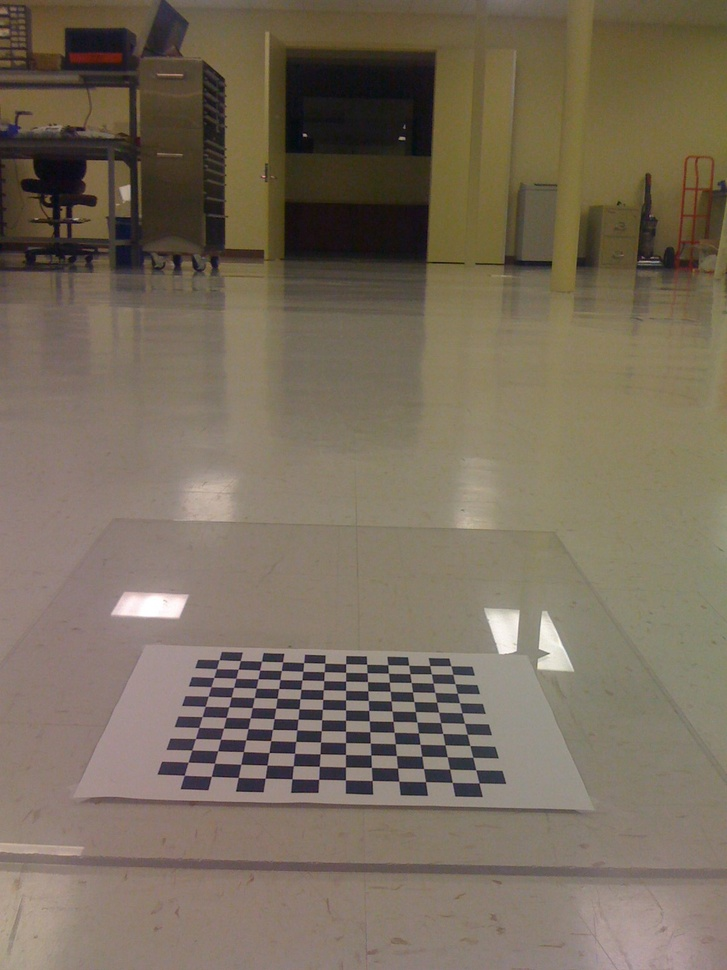
//> input picture Learning-OpenCV-3_examples/datas/birdseye/IMG_0214.jpg, 727 x 970 px, shrunk from 1200 x 1600 before the run
$ ./example_10-03 100 1 1 3 2 ../../datas/birdseye/IMG_0214.jpg   (built with g++ and OpenCV 4)
//> lines starting //> are read from the running program, lines starting //| are printed output that depends on the picture; after the words box and inside, x2 and y2 are one past the last pixel; in counts of white or black regions, pixels touching at a corner belong together
// example_10-03.cpp : Defines the entry point for the console application.
//

#include "stdafx.h"
#include "..\..\_opencv.h"
#include <cstdlib>
#include <iostream>

using namespace std;

int main(int argc, char** argv)
{
	if (argc != 7) {
		cout << "\nExample 10-3. Threshold versus adaptive threshold\n"
			"Usage:\n" << argv[0] << " fixed_threshold invert(0=off|1=on) "
			"adaptive_type(0=mean|1=gaussian) block_size offset image\n"
			"Example:\n" << argv[0] << " 100 1 0 15 10 ../faces.png\n"; return -1;
	}

	// Process command line arguments
	//
	double fixed_threshold = (double)atof(argv[1]);
	int threshold_type = atoi(argv[2]) ? cv::THRESH_BINARY : cv::THRESH_BINARY_INV;
	int adaptive_method = atoi(argv[3]) ? cv::ADAPTIVE_THRESH_MEAN_C
		: cv::ADAPTIVE_THRESH_GAUSSIAN_C;
	int block_size = atoi(argv[4]);
	double offset = (double)atof(argv[5]);
	cv::Mat Igray = cv::imread(argv[6], cv::IMREAD_GRAYSCALE);
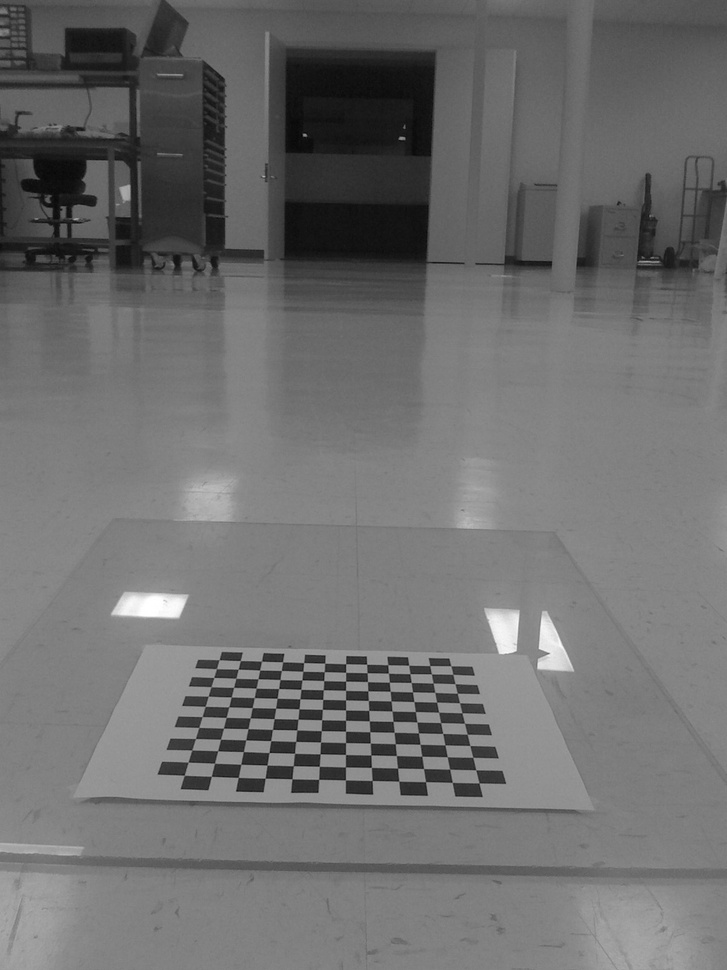
//> Igray: 970 rows x 727 cols, CV_8UC1; min 2, max 255, mean 109.9

	// Read in gray image.
	//
	if (Igray.empty()) { cout << "Can not load " << argv[6] << endl; return -1; }

	// Declare the output images.
	//
	cv::Mat It, Iat;

	// Thresholds.
	//
	cv::threshold(
		Igray,
		It,
		fixed_threshold,
		255,
		threshold_type);
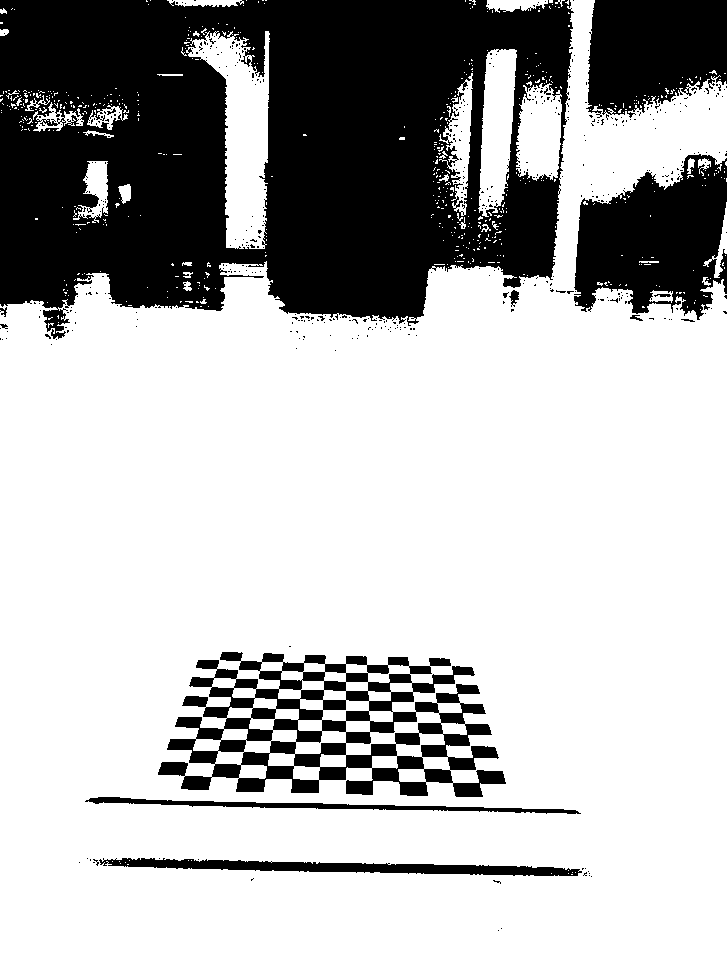
//> It: 970 rows x 727 cols, CV_8UC1; 71.4% white; 469 black regions (455 under 20 px), largest, box (x1, y1, x2, y2) and area: (0, 0, 574, 339) 142092, (158, 652, 506, 797) 21536, (574, 154, 727, 320) 16895
	cv::adaptiveThreshold(
		Igray,
		Iat,
		255,
		adaptive_method,
		threshold_type,
		block_size,
		offset
	);
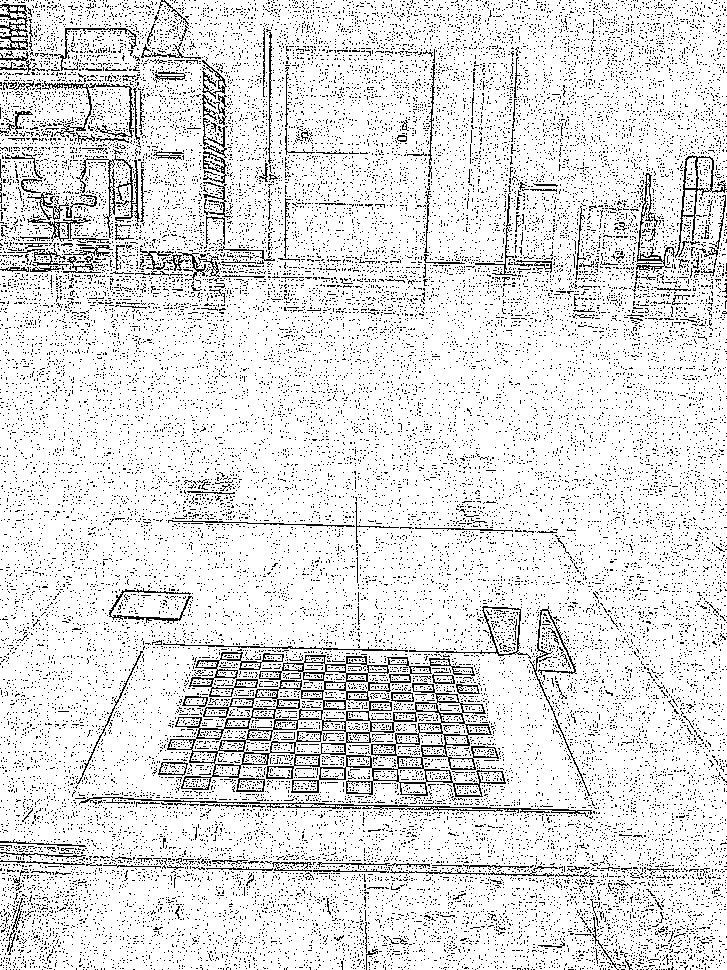
//> Iat: 970 rows x 727 cols, CV_8UC1; 88.1% white; black in thin lines or dots

	// Show the results.
	//
	cv::imshow("Raw", Igray);
	cv::imshow("Threshold", It);
	cv::imshow("Adaptive Threshold", Iat);
	cv::waitKey(0);
	return 0;
}

$ run again, on Learning-OpenCV-3_examples/datas/birdseye/IMG_0217.jpg
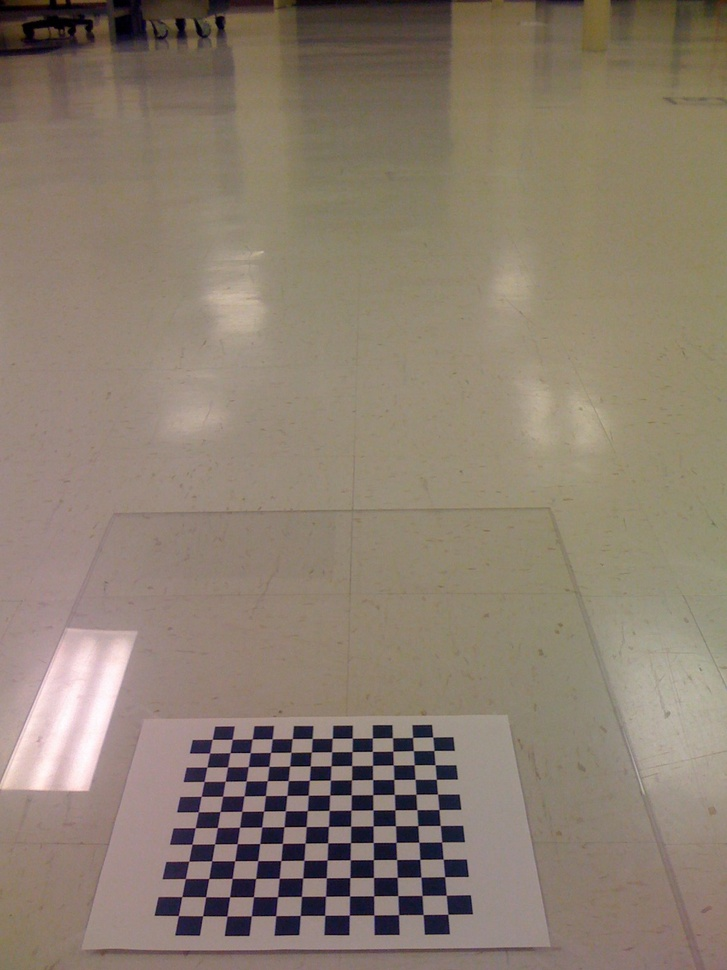
//> input picture Learning-OpenCV-3_examples/datas/birdseye/IMG_0217.jpg, 727 x 970 px, shrunk from 1200 x 1600 before the run
//> `cv::threshold( Igray, It, fixed_threshold, 255, threshold_type);`:
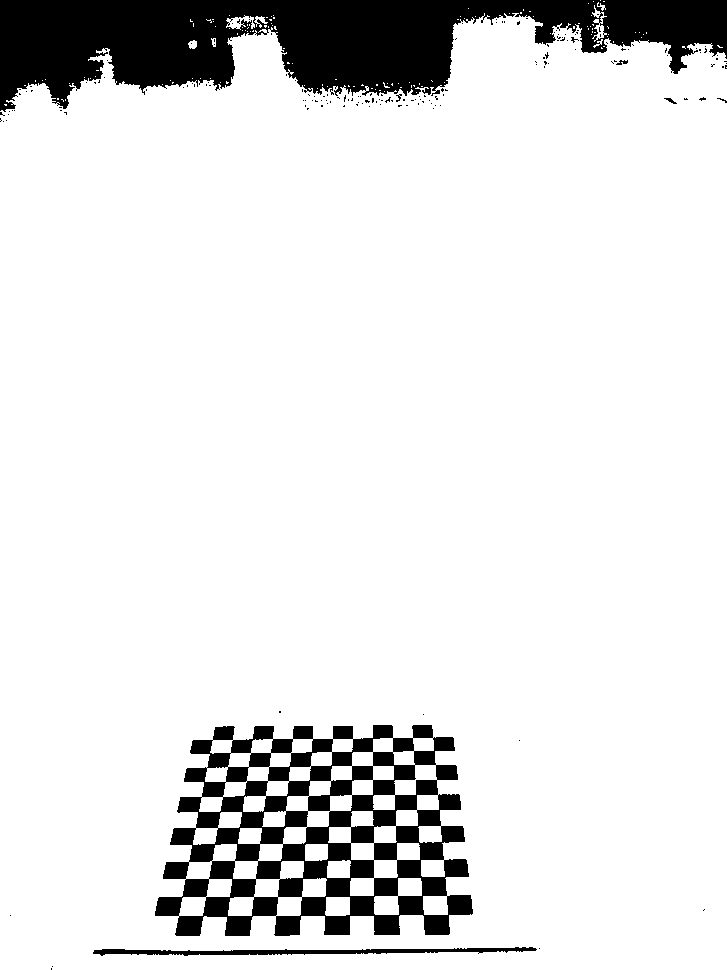
//> It: 970 rows x 727 cols, CV_8UC1; 88.8% white; 164 black regions (158 under 20 px), largest, box (x1, y1, x2, y2) and area: (0, 0, 727, 112) 46086, (155, 725, 473, 936) 30814, (93, 947, 537, 956) 1835, (616, 60, 628, 65) 34, (664, 98, 677, 104) 32, (396, 94, 402, 102) 22
//> `cv::adaptiveThreshold( Igray, Iat, 255, adaptive_method, threshold_typ..`:
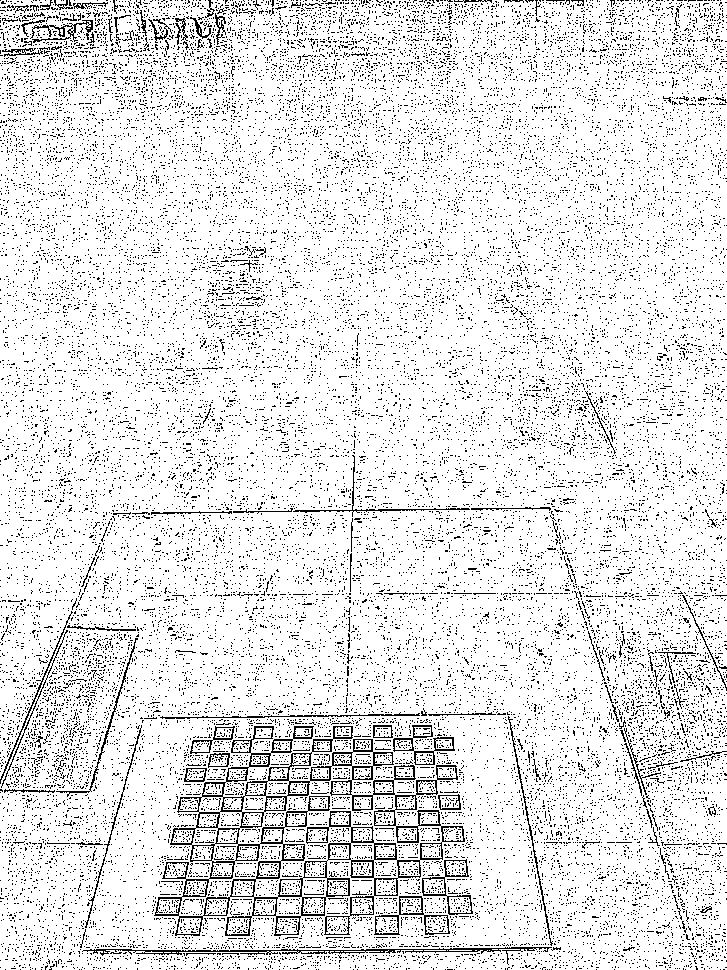
//> Iat: 970 rows x 727 cols, CV_8UC1; 89.6% white; black in thin lines or dots

$ run again, on Learning-OpenCV-3_examples/datas/birdseye/IMG_0218.jpg
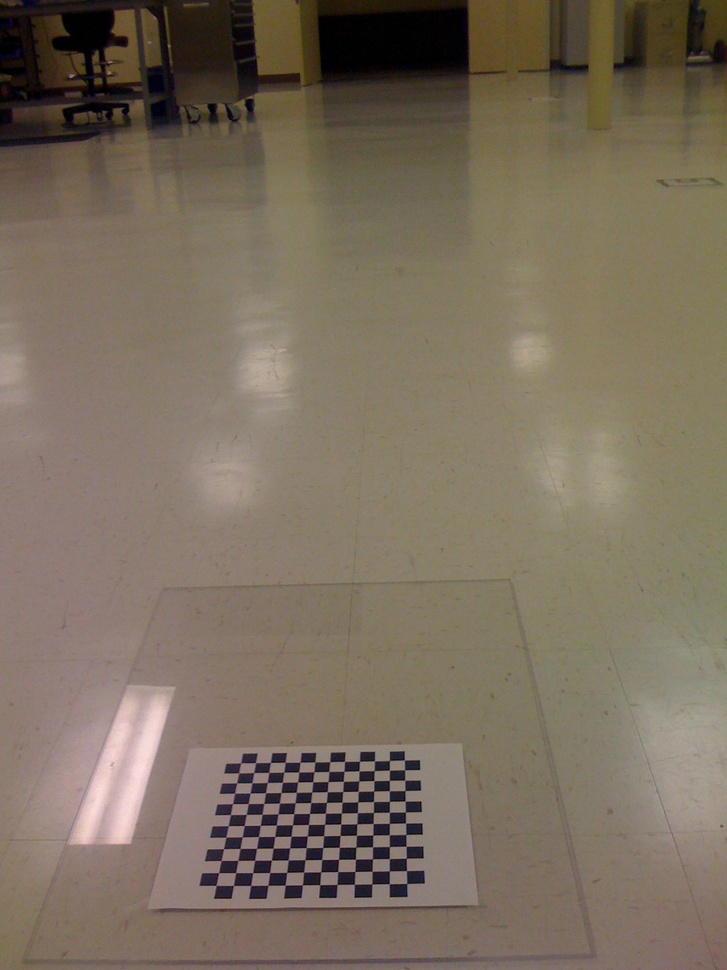
//> input picture Learning-OpenCV-3_examples/datas/birdseye/IMG_0218.jpg, 727 x 970 px, shrunk from 1200 x 1600 before the run
//> `cv::threshold( Igray, It, fixed_threshold, 255, threshold_type);`:
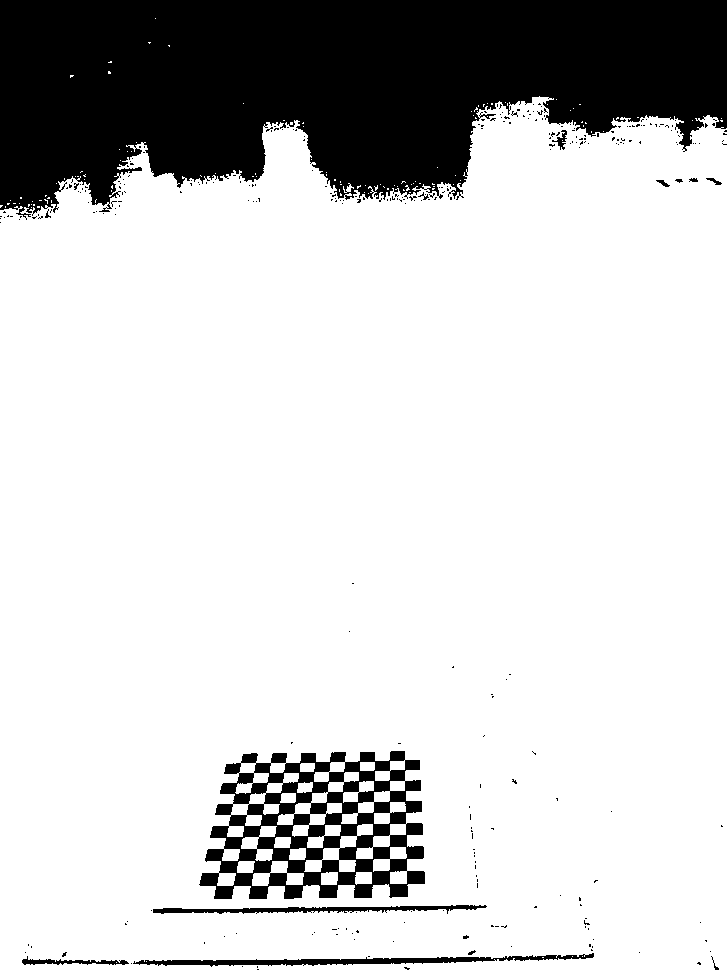
//> It: 970 rows x 727 cols, CV_8UC1; 80.7% white; 299 black regions (285 under 20 px), largest, box (x1, y1, x2, y2) and area: (0, 0, 727, 220) 115181, (199, 751, 425, 899) 15942, (133, 953, 594, 967) 2160
//> `cv::adaptiveThreshold( Igray, Iat, 255, adaptive_method, threshold_typ..`:
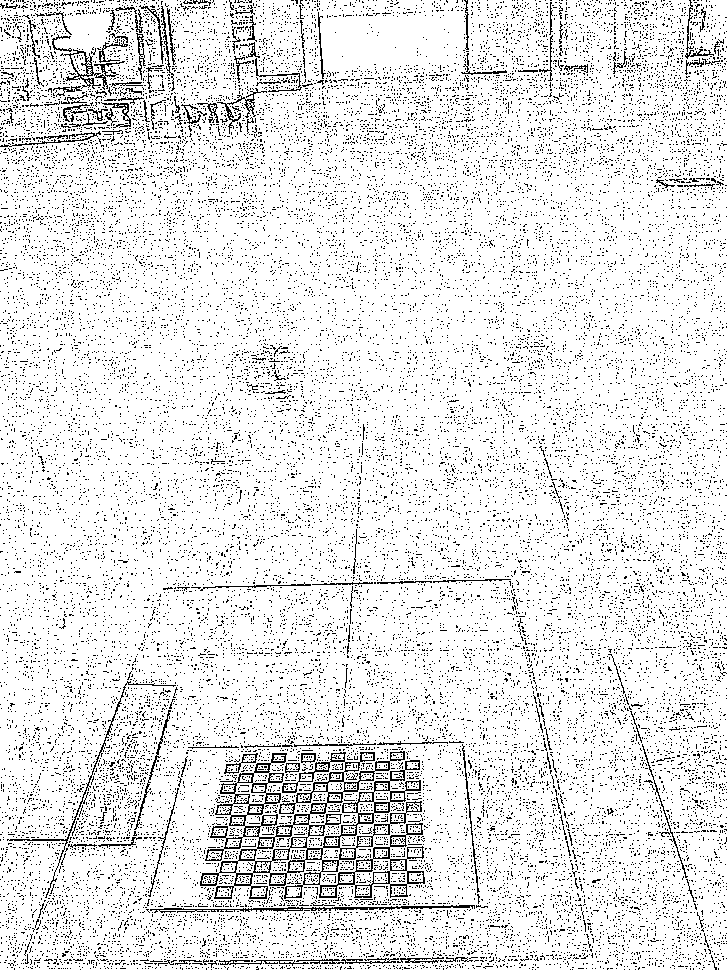
//> Iat: 970 rows x 727 cols, CV_8UC1; 90.3% white; black in thin lines or dots

$ run again, on Learning-OpenCV-3_examples/datas/birdseye/IMG_0219.jpg
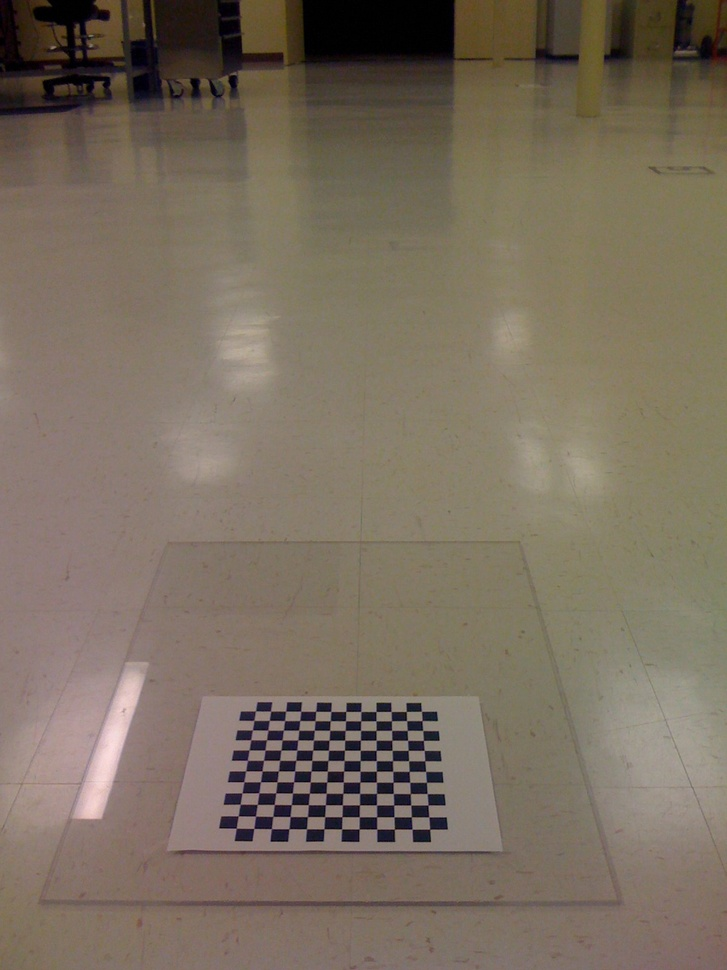
//> input picture Learning-OpenCV-3_examples/datas/birdseye/IMG_0219.jpg, 727 x 970 px, shrunk from 1200 x 1600 before the run
//> `cv::threshold( Igray, It, fixed_threshold, 255, threshold_type);`:
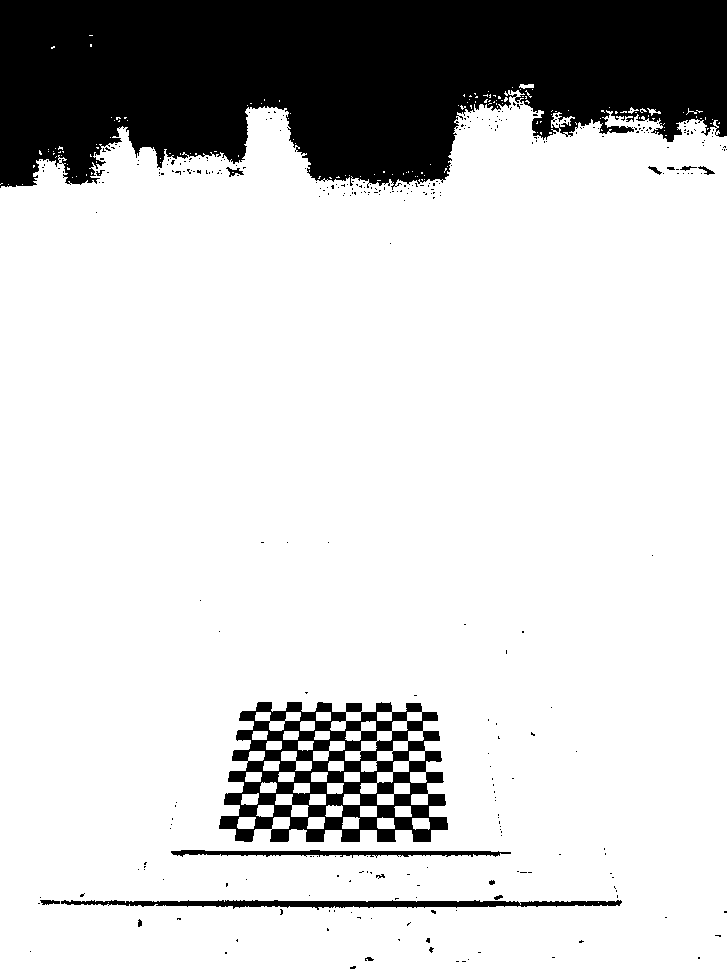
//> It: 970 rows x 727 cols, CV_8UC1; 82% white; 324 black regions (308 under 20 px), largest, box (x1, y1, x2, y2) and area: (0, 0, 727, 190) 105960, (219, 702, 448, 842) 15602, (61, 900, 622, 910) 2957
//> `cv::adaptiveThreshold( Igray, Iat, 255, adaptive_method, threshold_typ..`:
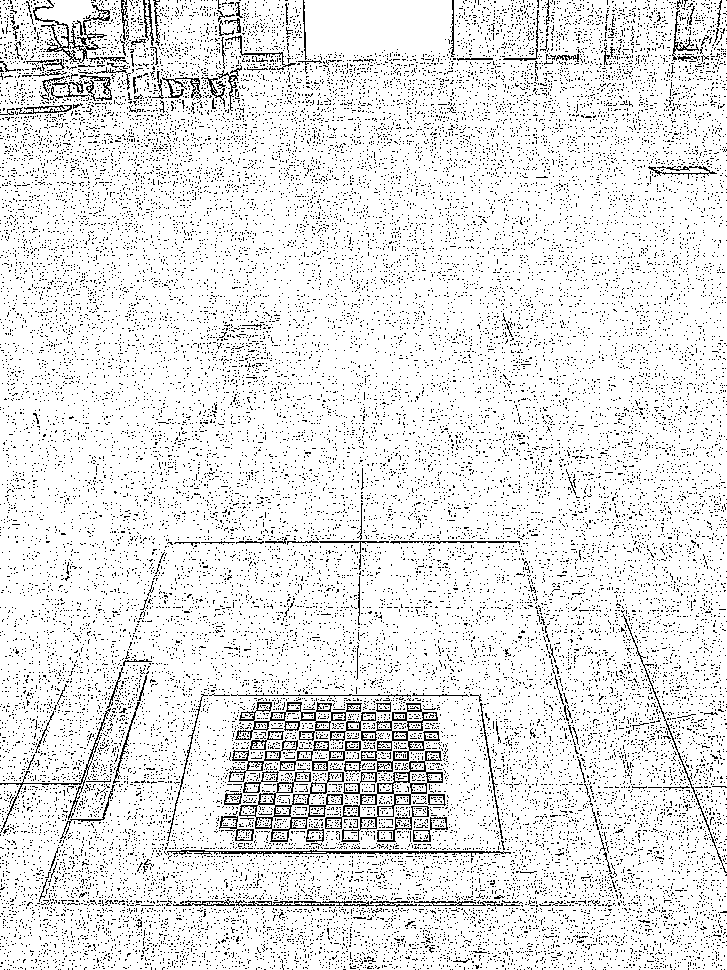
//> Iat: 970 rows x 727 cols, CV_8UC1; 90% white; black in thin lines or dots
